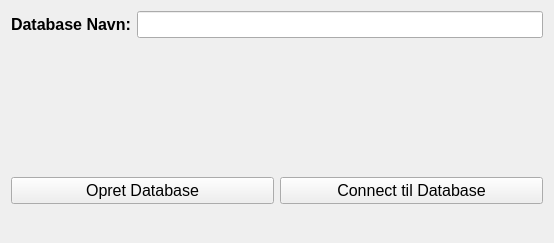
<?xml version="1.0" encoding="UTF-8"?>
<ui version="4.0">
 <class>Form</class>
 <widget class="QWidget" name="Form">
  <property name="geometry">
   <rect>
    <x>0</x>
    <y>0</y>
    <width>554</width>
    <height>243</height>
   </rect>
  </property>
  <property name="windowTitle">
   <string>Form</string>
  </property>
  <layout class="QVBoxLayout" name="verticalLayout">
   <item>
    <layout class="QHBoxLayout" name="horizontalLayout">
     <item>
      <widget class="QLabel" name="label">
       <property name="font">
        <font>
         <pointsize>12</pointsize>
         <bold>true</bold>
        </font>
       </property>
       <property name="text">
        <string>Database Navn:</string>
       </property>
      </widget>
     </item>
     <item>
      <widget class="QLineEdit" name="lineEdit">
       <property name="font">
        <font>
         <pointsize>12</pointsize>
        </font>
       </property>
      </widget>
     </item>
    </layout>
   </item>
   <item>
    <spacer name="verticalSpacer">
     <property name="orientation">
      <enum>Qt::Vertical</enum>
     </property>
     <property name="sizeHint" stdset="0">
      <size>
       <width>20</width>
       <height>40</height>
      </size>
     </property>
    </spacer>
   </item>
   <item>
    <layout class="QHBoxLayout" name="horizontalLayout_2">
     <item>
      <widget class="QPushButton" name="dbCreate">
       <property name="font">
        <font>
         <pointsize>12</pointsize>
        </font>
       </property>
       <property name="text">
        <string>Opret Database</string>
       </property>
      </widget>
     </item>
     <item>
      <widget class="QPushButton" name="dbConnect">
       <property name="font">
        <font>
         <pointsize>12</pointsize>
        </font>
       </property>
       <property name="text">
        <string>Connect til Database</string>
       </property>
      </widget>
     </item>
    </layout>
   </item>
   <item>
    <widget class="QLabel" name="label_2">
     <property name="font">
      <font>
       <pointsize>14</pointsize>
       <bold>true</bold>
      </font>
     </property>
     <property name="text">
      <string/>
     </property>
    </widget>
   </item>
  </layout>
 </widget>
 <resources/>
 <connections/>
</ui>
